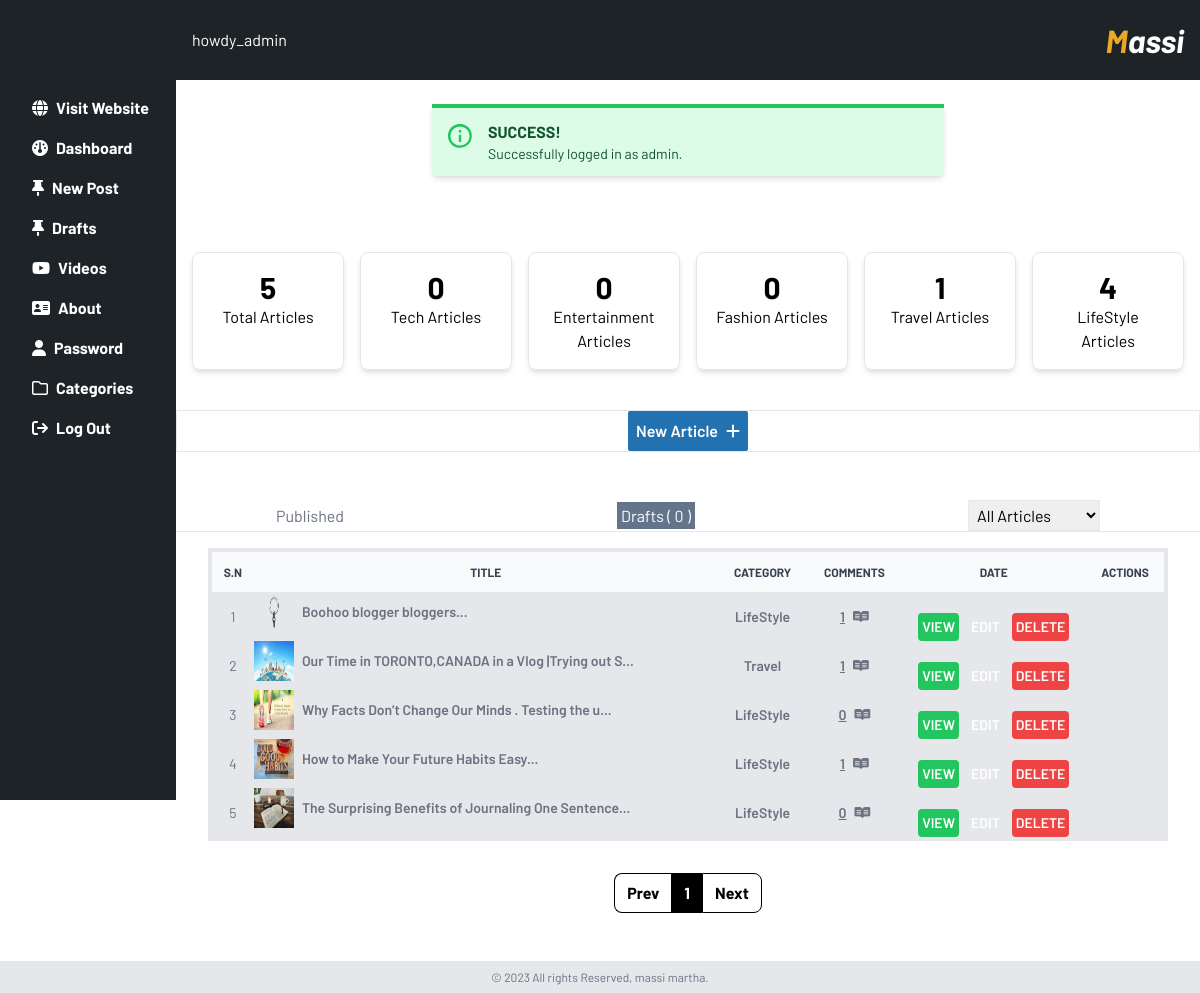
The page /admin_panel/index (signed in) on the database its author committed.
### tables this page shows
CREATE TABLE `tbl_categories` (
  `id` int(11) NOT NULL,
  `name` text NOT NULL
);

CREATE TABLE `tbl_blog_posts` (
  `id` int(11) NOT NULL,
  `title` text NOT NULL,
  `cat_id` int(11) NOT NULL,
  `post_status` int(11) NOT NULL DEFAULT 1 COMMENT '1 is for publish\r\n0 is for draft',
  `cover_image` text NOT NULL,
  `post_content` text NOT NULL,
  `date` date NOT NULL DEFAULT current_timestamp()
);

### admin_panel/index.php (the view, shortened to what this page needs)
<?php
include '../config/config.inc.php';
?>
<?php
include 'partials/header-add.php';
if (isset($_GET['page_no']) && $_GET['page_no']!="") {
	$page_no = $_GET['page_no'];
	} else {
		$page_no = 1;
        }
	$total_records_per_page = 25;
    $offset = ($page_no-1) * $total_records_per_page;
?>
         <div class="w-full justify-center items-center flex">
            <div class="w-1/2">
            <?php
                if(isset($_SESSION['login'])){
                    echo $_SESSION['login'];
                }
            ?>
            </div>
         </div>
    <div class="stats my-4 w-full grid grid-cols-2 md:grid-cols-3 lg:grid-cols-6 gap-4 p-4 lg:pt-9">
        <div class="stat hover:shadow-none  transition-all ease-in-out shadow-md rounded-lg text-center p-4 border mb-2">
            <h1 class="text-3xl font-bold">
            <?php
    $sql1 = "SELECT * FROM tbl_blog_posts";
                        $res1 = mysqli_query($conn, $sql1);
                        $count1 = mysqli_num_rows($res1);
                        echo $count1;
                    ?>
            </h1>
            <h2>Total Articles</h2>
        </div>
        <?php
$get_cats="SELECT * FROM tbl_categories order by id DESC";
foreach ($db->query($get_cats) as $cats) {
    $cid=$cats['id'];
    $cname=$cats['name'];
    ?>
<div class="stat  hover:shadow-none  transition-all ease-in-out shadow-md rounded-lg  text-center p-4 border mb-2">
            <h1 class="text-3xl font-bold">
            <?php
    $sql1 = "SELECT * FROM tbl_blog_posts WHERE cat_id=$cid";
                        $res1 = mysqli_query($conn, $sql1);
                        $count1 = mysqli_num_rows($res1);
                        echo $count1;
                    ?>
            </h1>
            <h2> <?php echo ucwords($cname); ?> Articles</h2>
        </div>
    <?php
 }
      ?>
    </div>
    <div class="my-4 add__btn w-full flex justify-center items-center border " >
 <a href="add" class="text-white bg-[#2271B1] p-2 rounded-sm font-semibold"><span>New Article</span><i class="fa-solid fa-plus ml-2"></i></a>
    </div>
<div class="filter border-b mt-12 mb-4 px-2 w-full flex justify-between items-center lg:px-[100px]">
<p class="text-gray-500">Published </p>
<div>
    <a href="see-drafts" class="text-white bg-slate-500 p-1" title="see draft posts">Drafts ( <?php
    $getcom = "SELECT * FROM tbl_blog_posts WHERE post_status=0";
                        $comnum = mysqli_query($conn, $getcom);
                        $countcom = mysqli_num_rows($comnum);
                        echo $countcom;
                    ?>
        )</a>
</div>
<form  method="post">
    <select name='cat' onchange="reload(this.form)" class="p-1 border">
        <option value="Default sorting">All Articles</option>
    </select>
</form>
</div>
<section class=" w-full  lg:flex justify-center items-center lg:px-8">
   <div class="w-full border-4   bg-gray-200 ">
        <table class="w-full   text-sm text-left text-gray-500 dark:text-gray-400">
            <thead class="text-xs text-gray-700 uppercase bg-gray-50 dark:bg-gray-700 dark:text-gray-400">
                <tr>
<th scope="col" class="px-2 py-3 text-center">S.N</th>
<th scope="col" class="px-2 py-3 text-center">Title</th>
<th scope="col" class="px-2 py-3 text-center">Category</th>
<th scope="col" class="px-2 py-3 text-center">Comments</th>
<th scope="col" class="px-2 py-3 text-center ">Date</th>
<th scope="col" class="px-2 py-3 text-center">Actions</th>
                </tr>
            </thead>
            <tbody>
<?php
if(isset($_GET['cat']) && strlen($_GET['cat'])<2){
$type_prod=$_GET['cat'];
$result_count = mysqli_query($conn,"SELECT COUNT(*) As total_records FROM `tbl_blog_posts` WHERE cat_id=$type_prod AND post_status=1");
$total_records = mysqli_fetch_array($result_count);
$total_records = $total_records['total_records'];
$total_no_of_pages = ceil($total_records / $total_records_per_page);
$second_last = $total_no_of_pages - 1;
$sql = "SELECT * FROM tbl_blog_posts  WHERE cat_id=$type_prod AND post_status=1 order by id DESC LIMIT $offset, $total_records_per_page";
$res = mysqli_query($conn, $sql);
$count = mysqli_num_rows($res);
$sn=1;
if($count>0){
while($row=mysqli_fetch_assoc($res)){
    $id = $row['id'];
    $name = $row['title'];
    $c_img = '../images/'.$row['cover_image'];
    $categ = $row['cat_id'];
    $date= date("d, F Y ", strtotime($row['date']));
    ?>
                               <?php include 'partials/trow.php'; ?>
                        <?php
                  } }} else {
  $sql = "SELECT * FROM tbl_blog_posts  WHERE post_status=1 order by id DESC LIMIT $offset, $total_records_per_page";
  $res = mysqli_query($conn, $sql);
  $count = mysqli_num_rows($res);
  $sn=1;
  if($count>0){
  while($row=mysqli_fetch_assoc($res)){
    $id = $row['id'];
    $name = $row['title'];
    $c_img = '../images/'.$row['cover_image'];
    $categ = $row['cat_id'];
                             ?>
                             <?php include 'partials/trow.php'; ?>
                      <?php
                }     }else{
                    echo ' <div class="w-full text-center bg-[#2271B1] p-6 text-white font-bold">
                    <p>No Articles Available. Add more</p>
                  </div>';
                }
                    }
                ?>
            </tbody>
        </table>
    </div>
</section>
<?php include '../page_counter.php';?>
<?php include 'partials/footer.php'; ?>

### admin_panel/partials/trow.php
  <tr>
<td class="text-center"><?php echo $sn++; ?></td>
<td class="flex justify-start items-center">
    <div class="flex-shrink-0 w-10 h-10">
        <img class="w-10 h-10" src="<?php echo $c_img; ?>"
            alt="<?php echo $name; ?>">
    </div>
    <div class="ml-2">
        <div class="text-sm font-semibold leading-5 ">
        <?php echo substr($name,0,50). "..."; ?>
        </div>
    </div>
</td>
<td class="px-2 text-center font-semibold"><?php
 $get_cat="SELECT * FROM tbl_categories where id=$categ";
 foreach ($db->query($get_cat) as $ca) {
   echo ucwords($ca['name']);
  }
       ?></td>
<td class="px-2 text-center font-semibold"> <a href="see-comments?com_id=<?php echo $id; ?>" title="comments" class="underline"> <?php
    $getcom = "SELECT * FROM tbl_comments WHERE post_id=$id";
                        $comnum = mysqli_query($conn, $getcom);
                        $countcom = mysqli_num_rows($comnum);
                        echo $countcom;
                    ?><i class="fa-brands ml-2 fa-readme"></i></a></td>
<td class="flex justify-center items-center">
<a href="../blog_article?post_key=<?php echo $id; ?>" class="p-1 bg-green-500 text-white rounded font-semibold" target="_blank">VIEW</a>
<a href="edit?id=<?php echo $id; ?>" class="p-1 bg-teal-500 text-white rounded ml-2 font-semibold">EDIT</a>
<a href="delete?id=<?php echo $id; ?>&cover_image=<?php echo $c_img; ?>" onclick="confirm('Are you sure to Delete this Article?')" class="p-1 bg-red-500 text-white rounded ml-2 font-semibold">DELETE</a>
</td>
</tr>

### css/main.css (style rules this page uses)
* { margin: 0; padding: 0; box-sizing: border-box; }
body { font-family: 'Barlow', sans-serif; font-weight: 400; }

### rows shown on the page
tbl_categories: count1 "0", name "Tech"
tbl_categories: count1 "0", name "Entertainment"
tbl_categories: count1 "0", name "Fashion"
tbl_categories: count1 "1", name "Travel"
tbl_categories: count1 "4", name "LifeStyle"
tbl_blog_posts: sn "1", cover_image (picture), title "Boohoo blogger bloggers", countcom "1"
tbl_blog_posts: sn "2", cover_image (picture), title "Our Time in TORONTO,CANADA in a Vlog |Trying out S", countcom "1"
tbl_blog_posts: sn "3", cover_image (picture), title "Why Facts Don’t Change Our Minds . Testing the u", countcom "0"
tbl_blog_posts: sn "4", cover_image (picture), title "How to Make Your Future Habits Easy", countcom "1"
tbl_blog_posts: sn "5", cover_image (picture), title "The Surprising Benefits of Journaling One Sentence", countcom "0"

### other values the page prints
$_SESSION['login'] "SUCCESS! Successfully logged in as admin."
$count1 "5"
$countcom "0"
